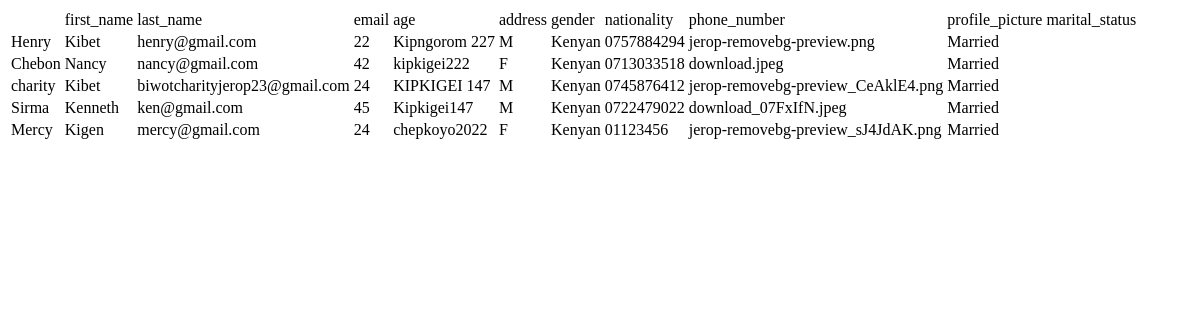
/wallet/customers/, run on an earlier commit of the app's database.
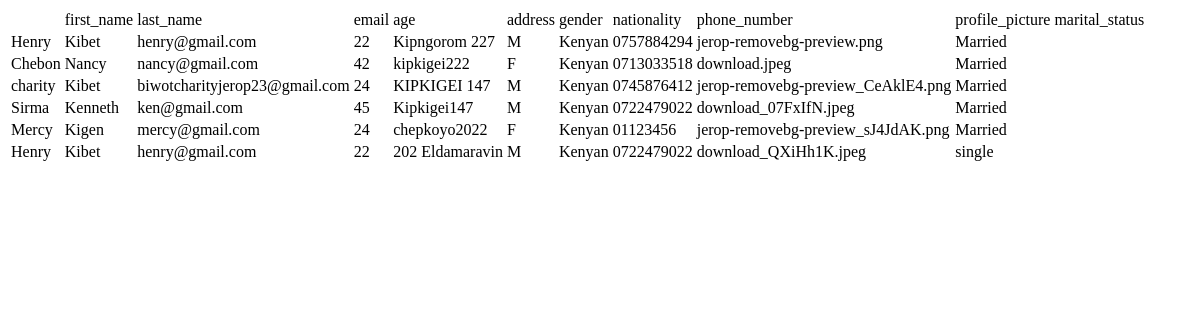
And on a later commit of the database.
### wallet/models.py (models this page shows)
class Customer(models.Model):
    id_number=models.CharField(max_length=10,blank=True, primary_key=True)
    first_name=models.CharField(max_length=15, blank=False)
    last_name=models.CharField(max_length=15, blank=False)
    gender_identity=(
        ('F','female'),
        ('M','male')
    )
    gender= models.CharField(max_length=10,choices=gender_identity,blank=False)
    address=models.TextField(max_length=15,null=True)
    age=models.PositiveSmallIntegerField()
    nationality=models.CharField(max_length=15,null=True)
    email=models.EmailField(null=True)
    phone_number=models.CharField(max_length=15,blank=True)
    profile_picture=models.ImageField(default=True)
    marital_status=models.CharField(max_length=10, blank=True)
    signature=models.ImageField(upload_to='images/',null=True)
    employment_status=models.BooleanField(default=False)

### wallet/views.py (the view)
# urls.py: path("customers/",views.list_Customer,name = "register_customers"),
def list_Customer(request):
    customers = Customer.objects.all()
    return render(request,"wallet/list_customers.html",{"customers":customers})

### wallet/templates/wallet/list_customers.html (shortened to what this page needs)
<table>
    <th>
        <td>first_name</td>
        <td>last_name</td>
        <td>email</td>
        <td>age</td>
        <td>address</td>
        <td>gender</td>
        <td>nationality</td>
        <td>phone_number</td>
        <td>profile_picture</td>
        <td>marital_status</td>
    </th>
    {% for customer in customers%}
    <tr>
        <td>{{ customer.first_name}}</td>
        <td>{{ customer.last_name}}</td>
        <td>{{ customer.email}}</td>
        <td>{{ customer.age}}</td>
        <td>{{ customer.address}}</td>
        <td>{{ customer.gender}}</td>
        <td>{{ customer.nationality}}</td>
        <td>{{ customer.phone_number}}</td>
        <td>{{ customer.profile_picture}}</td>
        <td>{{ customer.marital_status}}</td>
    </tr>
    {% endfor%}
</table>

What changed in the data, as far as the page shows it:
added Customer: first_name "Henry", last_name "Kibet", email "henry@gmail.com", age "22", address "202 Eldamaravin", gender "M", nationality "Kenyan", phone_number "0722479022", profile_picture "download_QXiHh1K.jpeg", marital_status "single"
